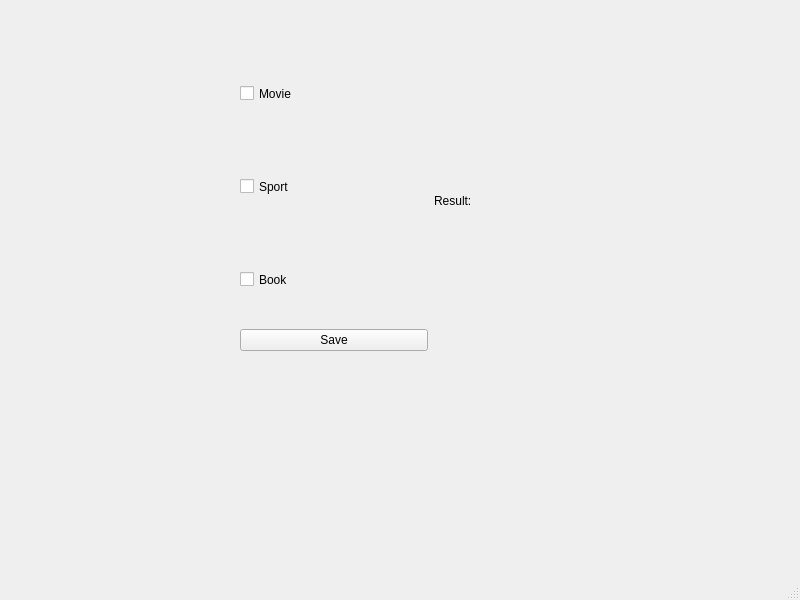
<?xml version="1.0" encoding="UTF-8"?>
<ui version="4.0">
 <class>MainWindow</class>
 <widget class="QMainWindow" name="MainWindow">
  <property name="geometry">
   <rect>
    <x>0</x>
    <y>0</y>
    <width>800</width>
    <height>600</height>
   </rect>
  </property>
  <property name="windowTitle">
   <string>MainWindow</string>
  </property>
  <widget class="QWidget" name="centralwidget">
   <widget class="QWidget" name="">
    <property name="geometry">
     <rect>
      <x>240</x>
      <y>50</y>
      <width>381</width>
      <height>301</height>
     </rect>
    </property>
    <layout class="QHBoxLayout" name="horizontalLayout">
     <item>
      <layout class="QVBoxLayout" name="verticalLayout_2">
       <item>
        <layout class="QVBoxLayout" name="verticalLayout">
         <item>
          <widget class="QCheckBox" name="cbMovie">
           <property name="sizePolicy">
            <sizepolicy hsizetype="Minimum" vsizetype="Expanding">
             <horstretch>0</horstretch>
             <verstretch>0</verstretch>
            </sizepolicy>
           </property>
           <property name="text">
            <string>Movie</string>
           </property>
          </widget>
         </item>
         <item>
          <widget class="QCheckBox" name="cbSport">
           <property name="sizePolicy">
            <sizepolicy hsizetype="Minimum" vsizetype="Expanding">
             <horstretch>0</horstretch>
             <verstretch>0</verstretch>
            </sizepolicy>
           </property>
           <property name="text">
            <string>Sport</string>
           </property>
          </widget>
         </item>
         <item>
          <widget class="QCheckBox" name="cbBook">
           <property name="sizePolicy">
            <sizepolicy hsizetype="Minimum" vsizetype="Expanding">
             <horstretch>0</horstretch>
             <verstretch>0</verstretch>
            </sizepolicy>
           </property>
           <property name="text">
            <string>Book</string>
           </property>
          </widget>
         </item>
        </layout>
       </item>
       <item>
        <widget class="QPushButton" name="btnSave">
         <property name="text">
          <string>Save</string>
         </property>
        </widget>
       </item>
      </layout>
     </item>
     <item>
      <widget class="QLabel" name="lblResult">
       <property name="text">
        <string>Result:</string>
       </property>
      </widget>
     </item>
    </layout>
   </widget>
  </widget>
  <widget class="QMenuBar" name="menubar">
   <property name="geometry">
    <rect>
     <x>0</x>
     <y>0</y>
     <width>800</width>
     <height>21</height>
    </rect>
   </property>
  </widget>
  <widget class="QStatusBar" name="statusbar"/>
 </widget>
 <resources/>
 <connections/>
</ui>
